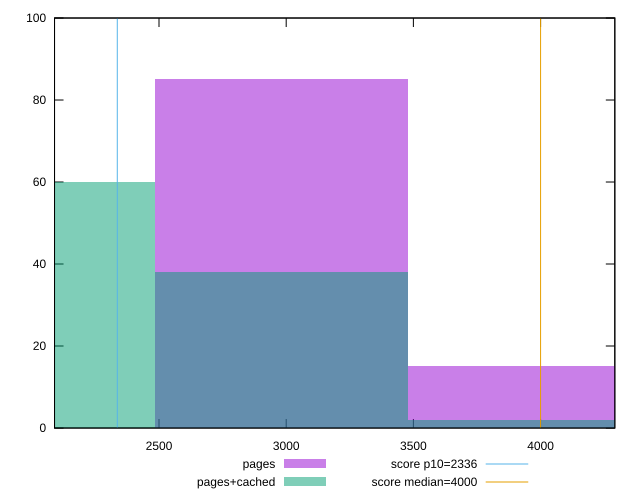

The gnuplot source for this figure:
reset

$pages <<EOF
2983.332250527771 85
3977.7763340370284 15
EOF

$pagesCached <<EOF
2983.332250527771 38
1988.8881670185142 60
3977.7763340370284 2
EOF

set key outside below
set boxwidth 994.4440835092571
set xrange [2089.3424999999997:4291.841]
set yrange [0:100]
set trange [0:100]
set style fill transparent solid 0.5 noborder

set parametric
set terminal svg size 640, 500 enhanced background rgb 'white'
set output "report_00015_2021-02-09T16-11-33.973Z/first-meaningful-paint/comparison/histogram/0_vs_1.svg"

plot $pages title "pages" with boxes, \
     $pagesCached title "pages+cached" with boxes, \
     2336,t title "score p10=2336", \
     4000,t title "score median=4000"

reset
